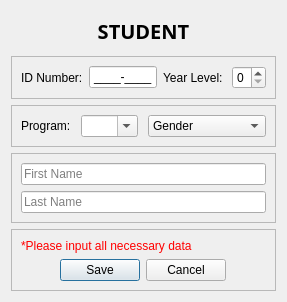
<?xml version="1.0" encoding="UTF-8"?>
<ui version="4.0">
 <class>Dialog</class>
 <widget class="QDialog" name="Dialog">
  <property name="geometry">
   <rect>
    <x>0</x>
    <y>0</y>
    <width>287</width>
    <height>302</height>
   </rect>
  </property>
  <property name="sizePolicy">
   <sizepolicy hsizetype="Preferred" vsizetype="Preferred">
    <horstretch>0</horstretch>
    <verstretch>0</verstretch>
   </sizepolicy>
  </property>
  <property name="windowTitle">
   <string>Dialog</string>
  </property>
  <layout class="QVBoxLayout" name="verticalLayout_2">
   <item>
    <widget class="QLabel" name="editStudent">
     <property name="font">
      <font>
       <family>Gill Sans MT</family>
       <pointsize>15</pointsize>
       <weight>75</weight>
       <bold>true</bold>
      </font>
     </property>
     <property name="text">
      <string>STUDENT</string>
     </property>
     <property name="alignment">
      <set>Qt::AlignCenter</set>
     </property>
    </widget>
   </item>
   <item>
    <widget class="QFrame" name="frame">
     <property name="frameShape">
      <enum>QFrame::StyledPanel</enum>
     </property>
     <property name="frameShadow">
      <enum>QFrame::Raised</enum>
     </property>
     <layout class="QHBoxLayout" name="horizontalLayout_2">
      <item>
       <widget class="QLabel" name="label_2">
        <property name="text">
         <string>ID Number:</string>
        </property>
       </widget>
      </item>
      <item>
       <widget class="QLineEdit" name="iDNumberInput">
        <property name="sizePolicy">
         <sizepolicy hsizetype="Fixed" vsizetype="Fixed">
          <horstretch>0</horstretch>
          <verstretch>0</verstretch>
         </sizepolicy>
        </property>
        <property name="minimumSize">
         <size>
          <width>20</width>
          <height>0</height>
         </size>
        </property>
        <property name="baseSize">
         <size>
          <width>20</width>
          <height>0</height>
         </size>
        </property>
        <property name="inputMask">
         <string>0000-0000;_</string>
        </property>
        <property name="alignment">
         <set>Qt::AlignCenter</set>
        </property>
        <property name="placeholderText">
         <string>0000-0000</string>
        </property>
       </widget>
      </item>
      <item>
       <spacer name="horizontalSpacer_3">
        <property name="orientation">
         <enum>Qt::Horizontal</enum>
        </property>
        <property name="sizeHint" stdset="0">
         <size>
          <width>15</width>
          <height>20</height>
         </size>
        </property>
       </spacer>
      </item>
      <item>
       <spacer name="horizontalSpacer_4">
        <property name="orientation">
         <enum>Qt::Horizontal</enum>
        </property>
        <property name="sizeHint" stdset="0">
         <size>
          <width>40</width>
          <height>20</height>
         </size>
        </property>
       </spacer>
      </item>
      <item>
       <widget class="QLabel" name="label_3">
        <property name="text">
         <string>Year Level: </string>
        </property>
       </widget>
      </item>
      <item>
       <widget class="QSpinBox" name="yearLevelInput">
        <property name="maximum">
         <number>9</number>
        </property>
       </widget>
      </item>
     </layout>
    </widget>
   </item>
   <item>
    <widget class="QFrame" name="frame_2">
     <property name="frameShape">
      <enum>QFrame::StyledPanel</enum>
     </property>
     <property name="frameShadow">
      <enum>QFrame::Raised</enum>
     </property>
     <layout class="QHBoxLayout" name="horizontalLayout_4" stretch="2,3,1">
      <property name="spacing">
       <number>10</number>
      </property>
      <item>
       <widget class="QLabel" name="label">
        <property name="text">
         <string>Program:</string>
        </property>
       </widget>
      </item>
      <item>
       <widget class="QComboBox" name="programInput">
        <property name="editable">
         <bool>true</bool>
        </property>
        <item>
         <property name="text">
          <string/>
         </property>
        </item>
       </widget>
      </item>
      <item>
       <widget class="QComboBox" name="genderInput">
        <property name="editable">
         <bool>false</bool>
        </property>
        <property name="currentText">
         <string>Gender</string>
        </property>
        <item>
         <property name="text">
          <string notr="true">Gender</string>
         </property>
        </item>
        <item>
         <property name="text">
          <string>Male</string>
         </property>
        </item>
        <item>
         <property name="text">
          <string>Female</string>
         </property>
        </item>
        <item>
         <property name="text">
          <string>Prefer not to say</string>
         </property>
        </item>
       </widget>
      </item>
     </layout>
    </widget>
   </item>
   <item>
    <widget class="QFrame" name="frame_3">
     <property name="frameShape">
      <enum>QFrame::StyledPanel</enum>
     </property>
     <property name="frameShadow">
      <enum>QFrame::Raised</enum>
     </property>
     <layout class="QVBoxLayout" name="verticalLayout_3">
      <item>
       <widget class="QLineEdit" name="firstNameInput">
        <property name="placeholderText">
         <string>First Name</string>
        </property>
       </widget>
      </item>
      <item>
       <widget class="QLineEdit" name="lastNameInput">
        <property name="placeholderText">
         <string>Last Name</string>
        </property>
       </widget>
      </item>
     </layout>
    </widget>
   </item>
   <item>
    <widget class="QFrame" name="button">
     <property name="frameShape">
      <enum>QFrame::StyledPanel</enum>
     </property>
     <property name="frameShadow">
      <enum>QFrame::Raised</enum>
     </property>
     <layout class="QVBoxLayout" name="verticalLayout">
      <item>
       <widget class="QLabel" name="error">
        <property name="styleSheet">
         <string notr="true">QLabel{
	color: red;
}</string>
        </property>
        <property name="text">
         <string>*Please input all necessary data</string>
        </property>
       </widget>
      </item>
      <item>
       <layout class="QHBoxLayout" name="horizontalLayout_3">
        <item>
         <spacer name="horizontalSpacer">
          <property name="orientation">
           <enum>Qt::Horizontal</enum>
          </property>
          <property name="sizeHint" stdset="0">
           <size>
            <width>20</width>
            <height>20</height>
           </size>
          </property>
         </spacer>
        </item>
        <item>
         <widget class="QPushButton" name="save">
          <property name="sizePolicy">
           <sizepolicy hsizetype="Fixed" vsizetype="Fixed">
            <horstretch>0</horstretch>
            <verstretch>0</verstretch>
           </sizepolicy>
          </property>
          <property name="text">
           <string>Save</string>
          </property>
         </widget>
        </item>
        <item>
         <widget class="QPushButton" name="cancel">
          <property name="sizePolicy">
           <sizepolicy hsizetype="Fixed" vsizetype="Fixed">
            <horstretch>0</horstretch>
            <verstretch>0</verstretch>
           </sizepolicy>
          </property>
          <property name="text">
           <string>Cancel</string>
          </property>
         </widget>
        </item>
        <item>
         <spacer name="horizontalSpacer_2">
          <property name="orientation">
           <enum>Qt::Horizontal</enum>
          </property>
          <property name="sizeHint" stdset="0">
           <size>
            <width>40</width>
            <height>20</height>
           </size>
          </property>
         </spacer>
        </item>
       </layout>
      </item>
     </layout>
    </widget>
   </item>
  </layout>
 </widget>
 <resources/>
 <connections/>
</ui>
